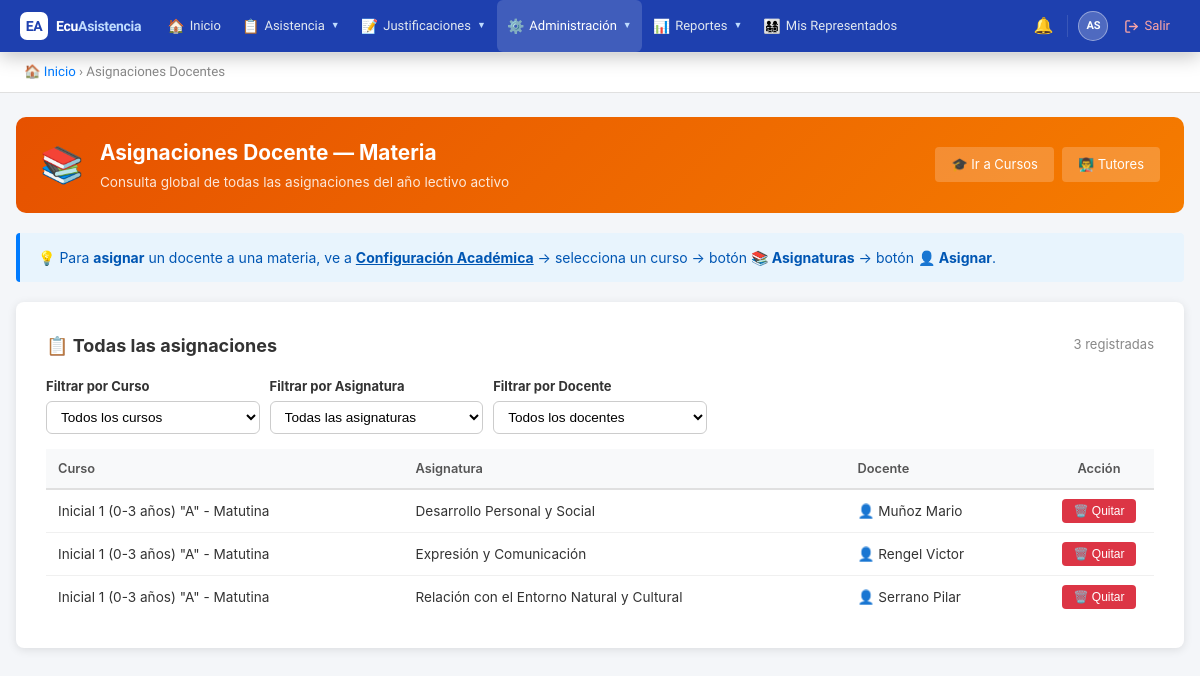
Page /public/?action=assignments (signed in) on the earlier database version.
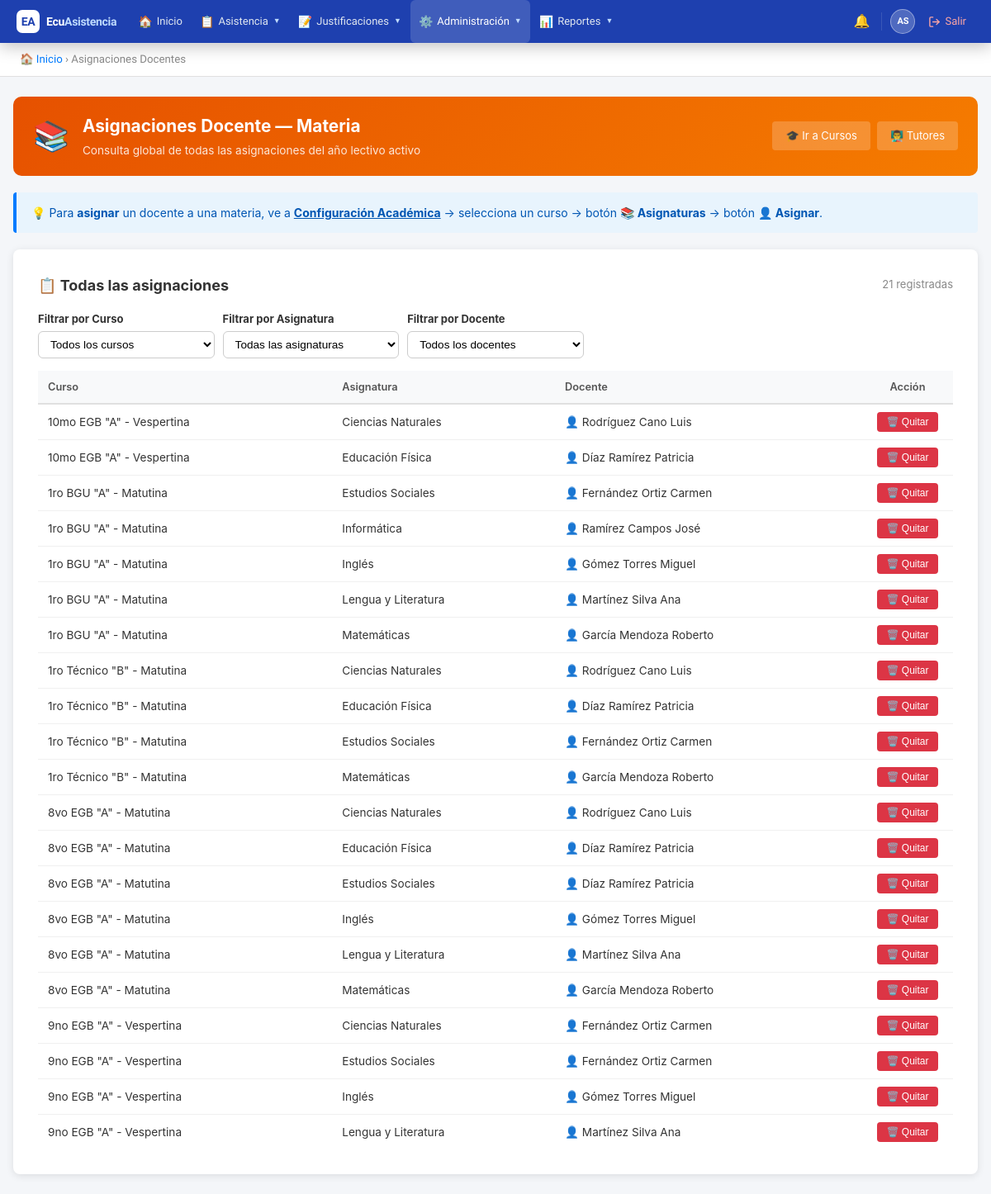
Same page on the later database version.
### tables this page shows
CREATE TABLE `teacher_assignments` (
  `id` int(11) NOT NULL AUTO_INCREMENT,
  `teacher_id` int(11) NOT NULL,
  `course_id` int(11) NOT NULL,
  `subject_id` int(11) NOT NULL,
  `school_year_id` int(11) NOT NULL,
  `is_tutor` tinyint(1) DEFAULT 0,
  `created_at` timestamp NOT NULL DEFAULT current_timestamp(),
  PRIMARY KEY (`id`),
  KEY `teacher_id` (`teacher_id`),
  KEY `course_id` (`course_id`),
  KEY `subject_id` (`subject_id`),
  KEY `school_year_id` (`school_year_id`),
  CONSTRAINT `teacher_assignments_ibfk_1` FOREIGN KEY (`teacher_id`) REFERENCES `users` (`id`),
  CONSTRAINT `teacher_assignments_ibfk_2` FOREIGN KEY (`course_id`) REFERENCES `courses` (`id`),
  CONSTRAINT `teacher_assignments_ibfk_3` FOREIGN KEY (`subject_id`) REFERENCES `subjects` (`id`),
  CONSTRAINT `teacher_assignments_ibfk_4` FOREIGN KEY (`school_year_id`) REFERENCES `school_years` (`id`)
);

CREATE TABLE `courses` (
  `id` int(11) NOT NULL AUTO_INCREMENT,
  `institution_id` int(11) NOT NULL,
  `school_year_id` int(11) NOT NULL,
  `name` varchar(100) NOT NULL,
  `grade_level` varchar(50) DEFAULT NULL,
  `parallel` varchar(10) DEFAULT NULL,
  `shift_id` int(11) NOT NULL,
  `created_at` timestamp NOT NULL DEFAULT current_timestamp(),
  `updated_at` timestamp NOT NULL DEFAULT current_timestamp() ON UPDATE current_timestamp(),
  PRIMARY KEY (`id`),
  KEY `institution_id` (`institution_id`),
  KEY `school_year_id` (`school_year_id`),
  KEY `shift_id` (`shift_id`),
  CONSTRAINT `courses_ibfk_1` FOREIGN KEY (`institution_id`) REFERENCES `institutions` (`id`),
  CONSTRAINT `courses_ibfk_2` FOREIGN KEY (`school_year_id`) REFERENCES `school_years` (`id`),
  CONSTRAINT `courses_ibfk_3` FOREIGN KEY (`shift_id`) REFERENCES `shifts` (`id`)
);

CREATE TABLE `subjects` (
  `id` int(11) NOT NULL AUTO_INCREMENT,
  `institution_id` int(11) NOT NULL,
  `name` varchar(100) NOT NULL,
  `code` varchar(20) DEFAULT NULL,
  `created_at` timestamp NOT NULL DEFAULT current_timestamp(),
  `updated_at` timestamp NOT NULL DEFAULT current_timestamp() ON UPDATE current_timestamp(),
  PRIMARY KEY (`id`),
  KEY `institution_id` (`institution_id`),
  CONSTRAINT `subjects_ibfk_1` FOREIGN KEY (`institution_id`) REFERENCES `institutions` (`id`)
);

### controllers/AssignmentController.php (called while the page is built, shortened)
<?php
require_once BASE_PATH . '/models/TeacherAssignment.php';
class AssignmentController {
    private $assignmentModel;
    public function __construct() {
        $db = new Database();
        $this->assignmentModel = new TeacherAssignment($db);
    }
    public function index() {
        $assignments = $this->assignmentModel->getAll();
        include BASE_PATH . '/views/assignments/index.php';
    }
}

### helpers/Security.php (called while the page is built, shortened)
<?php
class Security {
    public static function hasRole($roleNames) {
        if (!empty($_SESSION['is_superadmin'])) return true;
        $roleNames = (array) $roleNames;
        return count(array_intersect($roleNames, $_SESSION['roles'])) > 0;
    }
}

### config/database.php (called while the page is built)
<?php
class Database {
    private $host = 'localhost';
    private $db = 'ecuasistencia2026_db';
    private $user = 'root';
    private $pass = '';
    private $charset = 'utf8mb4';
    private $pdo;
    public function connect() {
        if ($this->pdo === null) {
            $dsn = "mysql:host={$this->host};dbname={$this->db};charset={$this->charset}";
            $options = [
                PDO::ATTR_ERRMODE => PDO::ERRMODE_EXCEPTION,
                PDO::ATTR_DEFAULT_FETCH_MODE => PDO::FETCH_ASSOC,
                PDO::ATTR_EMULATE_PREPARES => false,
            ];
            try {
                $this->pdo = new PDO($dsn, $this->user, $this->pass, $options);
            } catch (PDOException $e) {
                die('Error de conexión: ' . $e->getMessage());
            }
        }
        return $this->pdo;
    }
}

### models/TeacherAssignment.php (called while the page is built, shortened)
<?php
class TeacherAssignment {
    private $db;
    public function __construct($database) {
        $this->db = $database->connect();
    }
    public function getAll() {
        $sql = "SELECT ta.*,
                CONCAT(u.last_name, ' ', u.first_name) as teacher_name,
                c.name as course_name,
                s.name as subject_name,
                sy.name as year_name
                FROM teacher_assignments ta
                INNER JOIN users u ON ta.teacher_id = u.id
                INNER JOIN courses c ON ta.course_id = c.id
                INNER JOIN subjects s ON ta.subject_id = s.id
                INNER JOIN school_years sy ON ta.school_year_id = sy.id
                ORDER BY c.name, s.name";
        $stmt = $this->db->query($sql);
        return $stmt->fetchAll();
    }
}

### views/assignments/index.php (the view, shortened to what the changed rows need)
<!DOCTYPE html>
<html lang="es">
<head>
</head>
<body>
<?php include BASE_PATH . '/views/partials/navbar.php'; ?>
<div class="breadcrumb">
    <a href="?action=dashboard">🏠 Inicio</a> &rsaquo; Asignaciones Docentes
</div>
<div class="container">
    <div class="page-header" style="background:linear-gradient(135deg,#e65100,#f57c00);">
        <div class="ph-icon">📚</div>
        <div>
            <h1>Asignaciones Docente — Materia</h1>
            <p>Consulta global de todas las asignaciones del año lectivo activo</p>
        </div>
        <div class="ph-actions">
            <a href="?action=academic" style="padding:8px 16px;background:rgba(255,255,255,0.2);color:white;text-decoration:none;border-radius:4px;font-size:13px;">
                🎓 Ir a Cursos
            </a>
            <a href="?action=tutor_management" style="padding:8px 16px;background:rgba(255,255,255,0.2);color:white;text-decoration:none;border-radius:4px;font-size:13px;">
                👨‍🏫 Tutores
            </a>
        </div>
    </div>
    <div class="info-banner">
        💡 Para <strong>asignar</strong> un docente a una materia, ve a
        <a href="?action=academic" style="color:#0056b3;font-weight:bold;">Configuración Académica</a>
        → selecciona un curso → botón <strong>📚 Asignaturas</strong> → botón <strong>👤 Asignar</strong>.
    </div>
    <div class="card">
        <div style="display:flex;justify-content:space-between;align-items:center;margin-bottom:18px;">
            <h2 style="color:#333;font-size:18px;">📋 Todas las asignaciones</h2>
            <span style="font-size:13px;color:#888;"><?= count($assignments) ?> registradas</span>
        </div>
        <form method="GET" action="">
            <div class="filter-grid">
                <div>
                    <label>Filtrar por Curso</label>
                    <select name="filter_course" onchange="this.form.submit()">
                        <option value="">Todos los cursos</option>
                    </select>
                </div>
                <div>
                    <label>Filtrar por Asignatura</label>
                    <select name="filter_subject" onchange="this.form.submit()">
                        <option value="">Todas las asignaturas</option>
                    </select>
                </div>
                <div>
                    <label>Filtrar por Docente</label>
                    <select name="filter_teacher" onchange="this.form.submit()">
                        <option value="">Todos los docentes</option>
                    </select>
                </div>
            </div>
        </form>
        <table>
            <thead>
                <tr>
                    <th>Curso</th>
                    <th>Asignatura</th>
                    <th>Docente</th>
                    <th style="width:110px;text-align:center;">Acción</th>
                </tr>
            </thead>
            <tbody>
                <?php
                $list = $assignments;
                ?>
                <?php if(empty($list)): ?>
                    <tr><td colspan="4" class="empty-msg">No hay asignaciones que coincidan con los filtros.</td></tr>
                <?php else: ?>
                    <?php foreach($list as $a): ?>
                    <tr>
                        <td><?= htmlspecialchars($a['course_name']) ?></td>
                        <td><?= htmlspecialchars($a['subject_name']) ?></td>
                        <td>👤 <?= htmlspecialchars($a['teacher_name']) ?></td>
                        <td style="text-align:center;">
                            <form method="POST" action="?action=remove_assignment" style="display:inline;">
                                <button type="submit" class="btn-danger"
                                    onclick="return confirmDelete(event,'<?= htmlspecialchars(addslashes($a['teacher_name'])) ?>','<?= htmlspecialchars(addslashes($a['course_name'])) ?>','<?= htmlspecialchars(addslashes($a['subject_name'])) ?>')">
                                    🗑️ Quitar
                                </button>
                            </form>
                        </td>
                    </tr>
                    <?php endforeach; ?>
                <?php endif; ?>
            </tbody>
        </table>
    </div>
</div>
</body>
</html>

### views/partials/navbar.php (shortened to what the changed rows need)
<?php
$current_page = $_GET['action'] ?? 'dashboard';
?>
<link rel="stylesheet" href="<?= BASE_URL ?>/css/global.css">
<nav class="ec-nav">
    <div class="ec-nav__inner">
        <a href="?action=dashboard" class="ec-brand">
            <div class="ec-brand__logo">EA</div>
            <span class="ec-brand__name">Ecu<span>Asistencia</span></span>
        </a>
        <div class="ec-menu">
            <div class="ec-item">
                <a href="?action=dashboard" class="ec-item__btn <?= $current_page==='dashboard'?'active':'' ?>">
                    <span class="ec-item__icon">🏠</span> Inicio
                </a>
            </div>
            <?php if(Security::hasRole(['docente','autoridad','inspector','estudiante'])): ?>
            <div class="ec-item">
                <span class="ec-item__btn <?= in_array($current_page,['attendance_register','attendance_view','attendance_calendar','my_attendance','tutor_course_attendance'])?'active':'' ?>">
                    <span class="ec-item__icon">📋</span> Asistencia <span class="ec-item__caret">▼</span>
                </span>
            </div>
            <?php endif; ?>
            <?php if(Security::hasRole(['estudiante','autoridad','inspector'])): ?>
            <div class="ec-item">
                <span class="ec-item__btn <?= in_array($current_page,['my_justifications','pending_justifications','reviewed_justifications'])?'active':'' ?>">
                    <span class="ec-item__icon">📝</span> Justificaciones <span class="ec-item__caret">▼</span>
                </span>
            </div>
            <?php endif; ?>
            <?php if(Security::hasRole('autoridad')): ?>
            <div class="ec-item">
                <span class="ec-item__btn <?= in_array($current_page,['institution','academic','users','assignments','tutor_management','manage_representatives','schedules','backups'])?'active':'' ?>">
                    <span class="ec-item__icon">⚙️</span> Administración <span class="ec-item__caret">▼</span>
                </span>
            </div>
            <div class="ec-item">
                <span class="ec-item__btn <?= in_array($current_page,['reports','stats'])?'active':'' ?>">
                    <span class="ec-item__icon">📊</span> Reportes <span class="ec-item__caret">▼</span>
                </span>
            </div>
            <?php endif; ?>
            <?php if(Security::hasRole('representante')): ?>
            <div class="ec-item">
                <a href="?action=my_children" class="ec-item__btn <?= $current_page==='my_children'?'active':'' ?>">
                    <span class="ec-item__icon">👨‍👩‍👧‍👦</span> Mis Representados
                </a>
            </div>
            <?php endif; ?>
        </div>
        <div class="ec-right">
            <a href="?action=notifications" class="ec-icon-btn" title="Notificaciones">
                🔔
            </a>
            <div class="ec-user-wrap">
                <a href="?action=profile" class="ec-user-btn">
                    <div class="ec-user-avatar">
                        <?= strtoupper(substr($_SESSION['first_name'] ?? 'U', 0, 1) . substr($_SESSION['last_name'] ?? '', 0, 1)) ?>
                    </div>
                </a>
            </div>
            <a href="?action=logout" class="ec-logout-btn">
                <svg width="15" height="15" viewBox="0 0 24 24" fill="none" stroke="currentColor" stroke-width="2.2" stroke-linecap="round" stroke-linejoin="round"><path d="M9 21H5a2 2 0 0 1-2-2V5a2 2 0 0 1 2-2h4"/><polyline points="16 17 21 12 16 7"/><line x1="21" y1="12" x2="9" y2="12"/></svg>
                <span>Salir</span>
            </a>
        </div>
    </div>
</nav>

Differences in the rows shown:
removed teacher_assignments: course.name "Inicial 1 (0-3 años) \"A\" - Matutina", subject.name "Expresión y Comunicación", teacher_name "Rengel Victor"
added teacher_assignments: course.name "10mo EGB \"A\" - Vespertina", subject.name "Ciencias Naturales", teacher_name "Rodríguez Cano Luis"
added teacher_assignments: course.name "10mo EGB \"A\" - Vespertina", subject.name "Educación Física", teacher_name "Díaz Ramírez Patricia"
added teacher_assignments: course.name "1ro BGU \"A\" - Matutina", subject.name "Estudios Sociales", teacher_name "Fernández Ortiz Carmen"
added teacher_assignments: course.name "1ro BGU \"A\" - Matutina", subject.name "Informática", teacher_name "Ramírez Campos José"
added teacher_assignments: course.name "1ro BGU \"A\" - Matutina", subject.name "Inglés", teacher_name "Gómez Torres Miguel"
added teacher_assignments: course.name "1ro BGU \"A\" - Matutina", subject.name "Lengua y Literatura", teacher_name "Martínez Silva Ana"
added teacher_assignments: course.name "1ro BGU \"A\" - Matutina", subject.name "Matemáticas", teacher_name "García Mendoza Roberto"
added teacher_assignments: course.name "1ro Técnico \"B\" - Matutina", subject.name "Ciencias Naturales", teacher_name "Rodríguez Cano Luis"
added teacher_assignments: course.name "1ro Técnico \"B\" - Matutina", subject.name "Educación Física", teacher_name "Díaz Ramírez Patricia"
changed teacher_assignments (number 10 of 21 on the later page): course.name "Inicial 1 (0-3 años) \"A\" - Matutina" → "1ro Técnico \"B\" - Matutina"; subject.name "Desarrollo Personal y Social" → "Estudios Sociales"; teacher_name "Muñoz Mario" → "Fernández Ortiz Carmen"
added teacher_assignments: course.name "1ro Técnico \"B\" - Matutina", subject.name "Matemáticas", teacher_name "García Mendoza Roberto"
added teacher_assignments: course.name "8vo EGB \"A\" - Matutina", subject.name "Ciencias Naturales", teacher_name "Rodríguez Cano Luis"
added teacher_assignments: course.name "8vo EGB \"A\" - Matutina", subject.name "Educación Física", teacher_name "Díaz Ramírez Patricia"
added teacher_assignments: course.name "8vo EGB \"A\" - Matutina", subject.name "Estudios Sociales", teacher_name "Díaz Ramírez Patricia"
changed teacher_assignments (number 15 of 21 on the later page): course.name "Inicial 1 (0-3 años) \"A\" - Matutina" → "8vo EGB \"A\" - Matutina"; subject.name "Relación con el Entorno Natural y Cultural" → "Inglés"; teacher_name "Serrano Pilar" → "Gómez Torres Miguel"
added teacher_assignments: course.name "8vo EGB \"A\" - Matutina", subject.name "Lengua y Literatura", teacher_name "Martínez Silva Ana"
added teacher_assignments: course.name "8vo EGB \"A\" - Matutina", subject.name "Matemáticas", teacher_name "García Mendoza Roberto"
added teacher_assignments: course.name "9no EGB \"A\" - Vespertina", subject.name "Ciencias Naturales", teacher_name "Fernández Ortiz Carmen"
added teacher_assignments: course.name "9no EGB \"A\" - Vespertina", subject.name "Estudios Sociales", teacher_name "Fernández Ortiz Carmen"
added teacher_assignments: course.name "9no EGB \"A\" - Vespertina", subject.name "Inglés", teacher_name "Gómez Torres Miguel"
added teacher_assignments: course.name "9no EGB \"A\" - Vespertina", subject.name "Lengua y Literatura", teacher_name "Martínez Silva Ana"
Other differences:
count($assignments): "3" → "21"
text no longer shown: "👨‍👩‍👧‍👦 Mis Representados"
